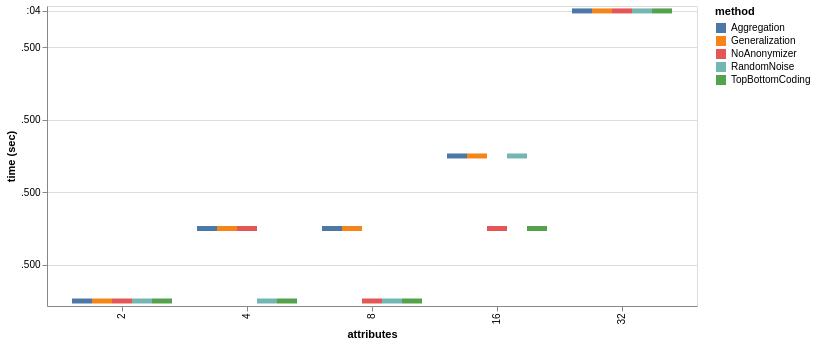

Vega-Lite specification for this chart:
### Vega-Lite specification from a JSON file in a GitHub repository (floating-point values rounded to 4 significant figures)
{"$schema": "https://vega.github.io/schema/vega-lite/v5.json", "data": {"values": [{"attributes": 2, "time (sec)": "27 Janv 2022 00:00:00", "method": "NoAnonymizer"}, {"attributes": 2, "time (sec)": "27 Janv 2022 00:00:00", "method": "Generalization"}, {"attributes": 2, "time (sec)": "27 Janv 2022 00:00:00", "method": "Aggregation"}, {"attributes": 2, "time (sec)": "27 Janv 2022 00:00:00", "method": "TopBottomCoding"}, {"attributes": 2, "time (sec)": "27 Janv 2022 00:00:00", "method": "RandomNoise"}, {"attributes": 4, "time (sec)": "27 Janv 2022 00:00:01", "method": "NoAnonymizer"}, {"attributes": 4, "time (sec)": "27 Janv 2022 00:00:01", "method": "Generalization"}, {"attributes": 4, "time (sec)": "27 Janv 2022 00:00:01", "method": "Aggregation"}, {"attributes": 4, "time (sec)": "27 Janv 2022 00:00:00", "method": "TopBottomCoding"}, {"attributes": 4, "time (sec)": "27 Janv 2022 00:00:00", "method": "RandomNoise"}, {"attributes": 8, "time (sec)": "27 Janv 2022 00:00:00", "method": "NoAnonymizer"}, {"attributes": 8, "time (sec)": "27 Janv 2022 00:00:01", "method": "Generalization"}, {"attributes": 8, "time (sec)": "27 Janv 2022 00:00:01", "method": "Aggregation"}, {"attributes": 8, "time (sec)": "27 Janv 2022 00:00:00", "method": "TopBottomCoding"}, {"attributes": 8, "time (sec)": "27 Janv 2022 00:00:00", "method": "RandomNoise"}, {"attributes": 16, "time (sec)": "27 Janv 2022 00:00:01", "method": "NoAnonymizer"}, {"attributes": 16, "time (sec)": "27 Janv 2022 00:00:02", "method": "Generalization"}, {"attributes": 16, "time (sec)": "27 Janv 2022 00:00:02", "method": "Aggregation"}, {"attributes": 16, "time (sec)": "27 Janv 2022 00:00:01", "method": "TopBottomCoding"}, {"attributes": 16, "time (sec)": "27 Janv 2022 00:00:02", "method": "RandomNoise"}, {"attributes": 32, "time (sec)": "27 Janv 2022 00:00:04", "method": "NoAnonymizer"}, {"attributes": 32, "time (sec)": "27 Janv 2022 00:00:04", "method": "Generalization"}, {"attributes": 32, "time (sec)": "27 Janv 2022 00:00:04", "method": "Aggregation"}, {"attributes": 32, "time (sec)": "27 Janv 2022 00:00:04", "method": "TopBottomCoding"}, {"attributes": 32, "time (sec)": "27 Janv 2022 00:00:04", "method": "RandomNoise"}]}, "mark": "bar", "encoding": {"x": {"field": "attributes"}, "y": {"field": "time (sec)", "type": "temporal"}, "xOffset": {"field": "method"}, "color": {"field": "method"}}}
